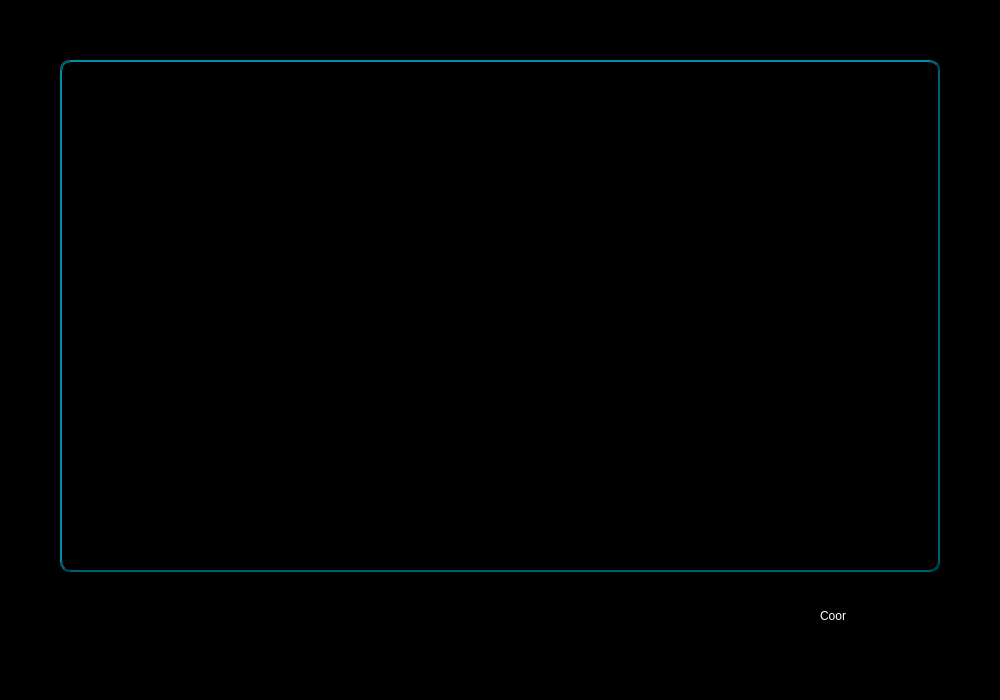
<?xml version="1.0" encoding="UTF-8"?>
<ui version="4.0">
 <class>Piezas</class>
 <widget class="QFrame" name="Piezas">
  <property name="geometry">
   <rect>
    <x>0</x>
    <y>0</y>
    <width>1000</width>
    <height>700</height>
   </rect>
  </property>
  <property name="windowTitle">
   <string>Frame</string>
  </property>
  <property name="styleSheet">
   <string notr="true">background-color:black;</string>
  </property>
  <property name="frameShape">
   <enum>QFrame::StyledPanel</enum>
  </property>
  <property name="frameShadow">
   <enum>QFrame::Raised</enum>
  </property>
  <widget class="QLabel" name="labelFondo">
   <property name="geometry">
    <rect>
     <x>15</x>
     <y>24</y>
     <width>970</width>
     <height>632</height>
    </rect>
   </property>
   <property name="text">
    <string/>
   </property>
   <property name="pixmap">
    <pixmap resource="recursos.qrc">:/images/marcos/marco_gris_1.png</pixmap>
   </property>
   <property name="scaledContents">
    <bool>false</bool>
   </property>
  </widget>
  <widget class="QScrollArea" name="scrollArea">
   <property name="geometry">
    <rect>
     <x>60</x>
     <y>60</y>
     <width>880</width>
     <height>512</height>
    </rect>
   </property>
   <property name="styleSheet">
    <string notr="true">color:rgb(0,95,114,255);
border-radius: 10px;
border-style: outset;
border-width: 1px;
border-color:rgb(0,95,114,255);</string>
   </property>
   <property name="widgetResizable">
    <bool>true</bool>
   </property>
   <widget class="QWidget" name="scrollAreaWidgetContents">
    <property name="geometry">
     <rect>
      <x>0</x>
      <y>0</y>
      <width>878</width>
      <height>510</height>
     </rect>
    </property>
   </widget>
  </widget>
  <widget class="QPushButton" name="pushButtonCerrar">
   <property name="geometry">
    <rect>
     <x>50</x>
     <y>580</y>
     <width>64</width>
     <height>64</height>
    </rect>
   </property>
   <property name="cursor">
    <cursorShape>PointingHandCursor</cursorShape>
   </property>
   <property name="focusPolicy">
    <enum>Qt::NoFocus</enum>
   </property>
   <property name="text">
    <string/>
   </property>
   <property name="icon">
    <iconset resource="recursos.qrc">
     <normaloff>:/images/icons/set_0/uncheck_1_64x64.png</normaloff>:/images/icons/set_0/uncheck_1_64x64.png</iconset>
   </property>
   <property name="iconSize">
    <size>
     <width>64</width>
     <height>64</height>
    </size>
   </property>
   <property name="flat">
    <bool>true</bool>
   </property>
  </widget>
  <widget class="QPushButton" name="pushButtonAnterior">
   <property name="geometry">
    <rect>
     <x>120</x>
     <y>580</y>
     <width>64</width>
     <height>64</height>
    </rect>
   </property>
   <property name="cursor">
    <cursorShape>PointingHandCursor</cursorShape>
   </property>
   <property name="focusPolicy">
    <enum>Qt::NoFocus</enum>
   </property>
   <property name="text">
    <string/>
   </property>
   <property name="icon">
    <iconset resource="recursos.qrc">
     <normaloff>:/images/icons/set_0/Arrow-turn-left-icon_2_128x128.png</normaloff>:/images/icons/set_0/Arrow-turn-left-icon_2_128x128.png</iconset>
   </property>
   <property name="iconSize">
    <size>
     <width>64</width>
     <height>64</height>
    </size>
   </property>
   <property name="flat">
    <bool>true</bool>
   </property>
  </widget>
  <widget class="QLabel" name="labelCoordenadas">
   <property name="geometry">
    <rect>
     <x>820</x>
     <y>590</y>
     <width>131</width>
     <height>51</height>
    </rect>
   </property>
   <property name="styleSheet">
    <string notr="true">background-color: rgba( 255, 255, 255, 0% );
color:white;
font: 75 12pt &quot;Comic Sans MS&quot;;</string>
   </property>
   <property name="text">
    <string>Coor</string>
   </property>
   <property name="alignment">
    <set>Qt::AlignLeading|Qt::AlignLeft|Qt::AlignVCenter</set>
   </property>
  </widget>
 </widget>
 <resources>
  <include location="recursos.qrc"/>
 </resources>
 <connections/>
</ui>
